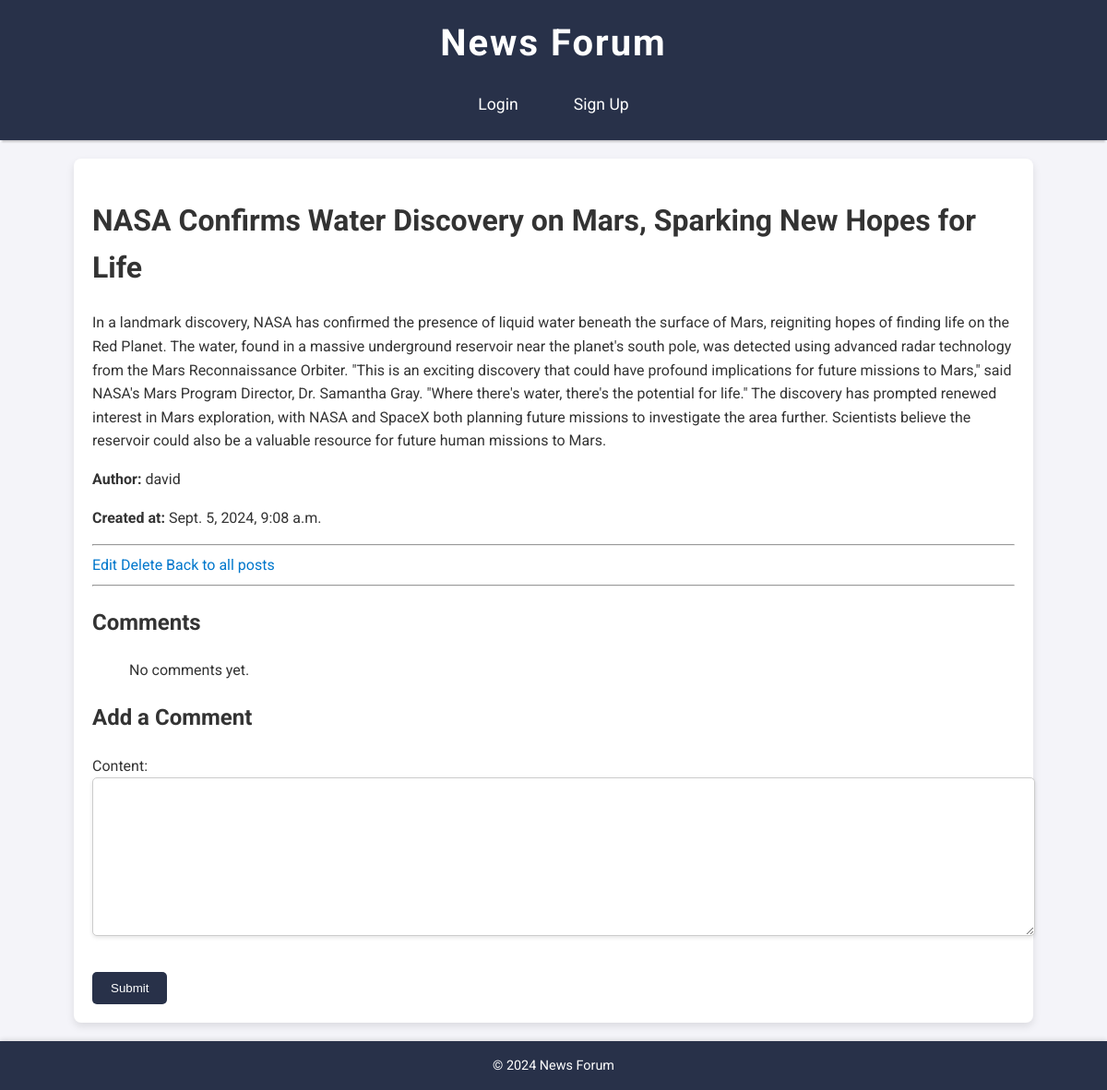
Screenshot of /post/11/ with the database file from the repository.
### news/models.py (models this page shows, shortened)
class Post(models.Model):
    title = models.CharField(max_length=200)
    content = models.TextField()
    created_at = models.DateTimeField(auto_now_add=True)
    updated_at = models.DateTimeField(auto_now=True)
    author = models.ForeignKey(User, on_delete=models.CASCADE)
    category = models.ForeignKey(Category, on_delete=models.SET_NULL, null=True)
    upvotes = models.IntegerField(default=0)
    downvotes = models.IntegerField(default=0)

### news/views.py (the view)
# urls.py: path('post/<int:id>/', views.post_detail, name='post_detail'),
def post_detail(request, id):
    post = get_object_or_404(Post, id=id)
    form = CommentForm()
    return render(request, 'news/post_detail.html', {'post': post, 'form': form})

### news/forms.py
class CommentForm(forms.ModelForm):
    class Meta:
        model = Comment
        fields = ['content']

### news/templates/news/post_detail.html (shortened to what this page needs)
{% extends 'base.html' %}
{% block content %}
    <h1>{{ post.title }}</h1>
    <p>{{ post.content }}</p>
    <p><strong>Author:</strong> {{ post.author.username }}</p>
    <p><strong>Created at:</strong> {{ post.created_at }}</p>
    <hr>
    <a href="{% url 'post_edit' post.id %}">Edit</a>
    <a href="{% url 'post_delete' post.id %}">Delete</a>
    <a href="{% url 'post_list' %}">Back to all posts</a>
    <hr>
    <h2>Comments</h2>
    <ul>
        {% for comment in post.comments.all %}
            <li>
                <p>{{ comment.content }}</p>
                <small>by {{ comment.user.username }} on {{ comment.created_at }}</small>
                {% if comment.user == request.user %}
                    <a href="{% url 'edit_comment' comment.id %}">Edit</a>
                    <a href="{% url 'delete_comment' comment.id %}">Delete</a>
                {% endif %}
            </li>
        {% empty %}
            <p>No comments yet.</p>
        {% endfor %}
    </ul>
    <h2>Add a Comment</h2>
    <form method="post" action="{% url 'add_comment' post.id %}">
        {{ form.as_p }}
        <button type="submit">Submit</button>
    </form>
{% endblock %}

### news/static/css/style.css (style rules this page uses)
body { font-family: 'Roboto', sans-serif; background-color: #f4f4f9; color: #333; margin: 0; padding: 0; line-height: 1.6; }
a { text-decoration: none; color: #0077cc; }
button { background-color: #283149; color: white; padding: 10px 20px; border: none; border-radius: 5px; cursor: pointer; transition: background-color 0.3s ease; }
input[type="text"], input[type="password"], textarea { width: 100%; padding: 10px; margin-bottom: 15px; border: 1px solid #ccc; border-radius: 5px; box-shadow: 0 2px 4px rgba(0, 0, 0, 0.1); transition: border-color 0.3s; }

### rows the page displays
Post: title "NASA Confirms Water Discovery on Mars, Sparking New Hopes for Life", content "In a landmark discovery, NASA has confirmed the presence of liquid water beneath the surface of Mars, reigniting hopes of finding life on the Red Planet. The water, found in a massive underground reservoir near the planet's south pole, was detected using advanced radar technology from the Mars Reconnaissance Orbiter. \"This is an exciting discovery that could have profound implications for future missions to Mars,\" said NASA's Mars Program Director, Dr. Samantha Gray. \"Where there's water, there's the potential for life.\" The discovery has prompted renewed interest in Mars exploration, with NASA and SpaceX both planning future missions to investigate the area further. Scientists believe the…", author.username "david", created_at "Sept. 5, 2024, 9:08 a.m."
